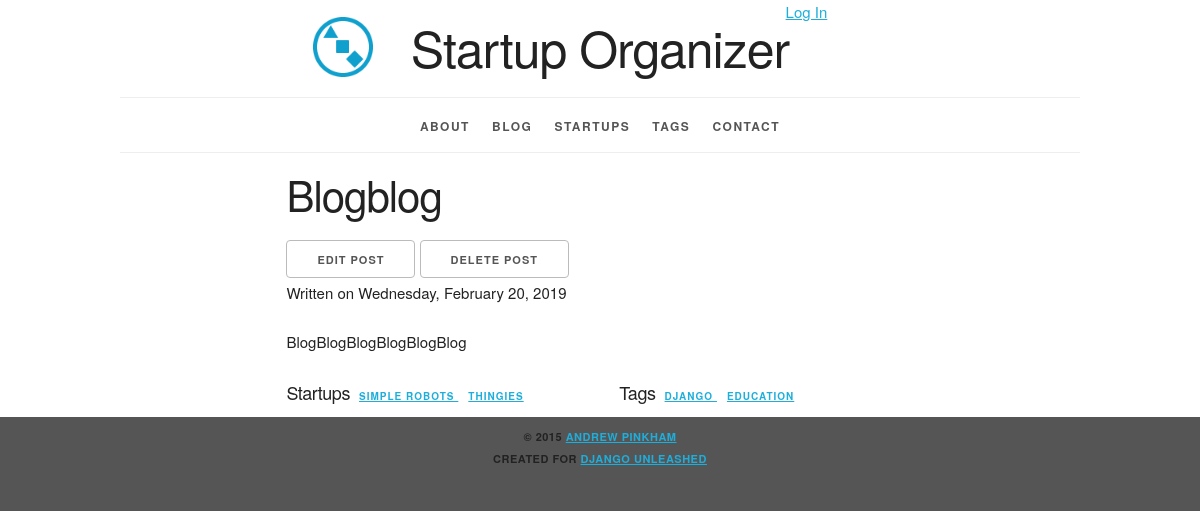
The app's page /blog/2019/2/blogblog/ with its own data.
### blog/models.py (models this page shows, shortened)
class Post(models.Model):
    title = models.CharField(max_length=63)
    slug = models.SlugField(
        max_length=63,
        help_text='A label for URL config',
        unique_for_month='pub_date')
    text = models.TextField()
    pub_date = models.DateField(
        'date published',
        auto_now_add=True)
    tags = models.ManyToManyField(
        Tag,
        blank=True,
        related_name='blog_posts')
    startups = models.ManyToManyField(
        Startup,
        blank=True,
        related_name='blog_posts')
    class Meta:
        verbose_name = 'blog post'
        ordering = ['-pub_date', 'title']
        get_latest_by = 'pub_date'
    def get_delete_url(self):
        return reverse(
            'blog_post_delete',
            kwargs={'year': self.pub_date.year,
                    'month': self.pub_date.month,
                    'slug': self.slug})
    def get_update_url(self):
        return reverse(
            'blog_post_update',
            kwargs={'year': self.pub_date.year,
                    'month': self.pub_date.month,
                    'slug': self.slug})

### organizer/models.py (models this page shows, shortened)
class Startup(models.Model):
    name = models.CharField(
        max_length=31, db_index=True)
    slug = models.SlugField(
        max_length=31,
        unique=True,
        help_text='A label for URL config.')
    description = models.TextField()
    founded_date = models.DateField(
        'date founded')
    contact = models.EmailField()
    website = models.URLField(max_length=255)
    tags = models.ManyToManyField(Tag, blank=True)
    class Meta:
        ordering = ['name']
        get_latest_by = 'founded_date'
    def get_absolute_url(self):
        return reverse('organizer_startup_detail',
                       kwargs={'slug': self.slug})

class Tag(models.Model):
    name = models.CharField(
        max_length=31, unique=True)
    slug = models.SlugField(
        max_length=31,
        unique=True,
        help_text='A label for URL config.')
    class Meta:
        ordering = ['name']
    def get_absolute_url(self):
        return reverse('organizer_tag_detail',
                       kwargs={'slug': self.slug})

### blog/views.py (the view)
class PostDetail(DateObjectMixin, DetailView):
    allow_future = True
    date_field = 'pub_date'
    model = Post

### blog/utils.py (called while the page is built, shortened)
    def get_month(self):
        month = self.month
        if month is None:
            month = self.kwargs.get(
                self.month_url_kwarg,
                self.request.GET.get(
                    self.month_query_kwarg))
        if month is None:
            raise Http404("No month specified")
        return month

    def get_year(self):
        year = self.year
        if year is None:
            year = self.kwargs.get(
                self.year_url_kwarg,
                self.request.GET.get(
                    self.year_query_kwarg))
        if year is None:
            raise Http404("No year specified")
        return year

    def get_object(self, queryset=None):
        year = self.get_year()
        month = self.get_month()
        date = _date_from_string(
            year, self.get_year_format(),
            month, self.get_month_format(),
        )
        if queryset is None:
            queryset = self.get_queryset()
        filter_dict = (
            self._make_single_date_lookup(date))
        queryset = queryset.filter(**filter_dict)
        return super().get_object(
            queryset=queryset)

    def _make_single_date_lookup(self, date):
        date_field = self.get_date_field()
        if self.uses_datetime_field:
            since = self._make_date_lookup_arg(
                date)
            until = self._make_date_lookup_arg(
                self._get_next_month(date))
            return {
                '%s__gte' % date_field: since,
                '%s__lt' % date_field: until,
            }
        else:
            return {
                '%s__gte' % date_field: date,
                '%s__lt' % date_field:
                    self._get_next_month(date),
            }

### blog/templates/blog/post_detail.html (shortened to what this page needs)
{% extends parent_template|default:"blog/base_blog.html" %}
{% block content %}
<article>
  <div class="row">
  <div class="offset-by-two eight columns">
    <header>
      <h2>{{ post.title|title }}</h2>
      <ul class="inline">
        <li>
          <a
              href="{{ post.get_update_url }}"
              class="button">
            Edit Post</a></li>
        <li>
          <a
              href="{{ post.get_delete_url }}"
              class="button">
            Delete Post</a></li>
      </ul>
      <p>
        Written on
        <time datetime="{{ post.pub_date|date:"Y-m-d" }}">
          {{ post.pub_date|date:"l, F j, Y" }}
        </time>
      </p>
    </header>
    {{ post.text|linebreaks }}
  </div></div>
  {% if post.startups.all or post.tags.all %}
    <footer class="row">
      {% if post.startups.all %}
        {% if post.tags.all %}
          <section class="meta offset-by-two one-third column">
        {% else %}
          <section class="meta offset-by-two two-thirds column">
        {% endif %}
            <h3>Startup{{ post.startups.count|pluralize }}</h3>
            <ul>
              {% for startup in post.startups.all %}
                <li><a href="{{ startup.get_absolute_url }}">
                  {{ startup.name }}
                </a></li>
              {% endfor %}
            </ul>
          </section>
      {% endif %}
      {% if post.tags.all %}
        {% if post.startups.all %}
          <section class="meta one-third column">
        {% else %}
          <section class="meta offset-by-two two-thirds column">
        {% endif %}
            <h3>Tag{{ post.tags.count|pluralize }}</h3>
            <ul>
              {% for tag in post.tags.all %}
                <li><a href="{{ tag.get_absolute_url }}">
                  {{ tag.name|title }}
                </a></li>
              {% endfor %}
            </ul>
          </section>
      {% endif %}
    </footer>
  {% endif %}
</article>
{% endblock %}

### static/site/skeleton.css (style rules this page uses)
.column, .columns { width: 100%; float: left; box-sizing: border-box; }
@media (min-width: 550px) { .column, .columns { margin-left: 4%; } }
@media (min-width: 550px) { .column:first-child, .columns:first-child { margin-left: 0; } }
@media (min-width: 550px) { .eight.columns { width: 65.3333333333%; } }
@media (min-width: 550px) { .one-third.column { width: 30.6666666667%; } }
@media (min-width: 550px) { .offset-by-two.column, .offset-by-two.columns { margin-left: 17.3333333333%; } }
html { font-size: 62.5%; }
body { font-size: 1.5em; line-height: 1.6; font-weight: 400; font-family: "Raleway", "HelveticaNeue", "Helvetica Neue", Helvetica, Arial, sans-serif; color: #222; }
h1, h2, h3, h4, h5, h6 { margin-top: 0; margin-bottom: 2rem; font-weight: 300; }
h2 { font-size: 3.6rem; line-height: 1.25; letter-spacing: -.1rem; }
h3 { font-size: 3.0rem; line-height: 1.3; letter-spacing: -.1rem; }
@media (min-width: 550px) { h2 { font-size: 4.2rem; } }
@media (min-width: 550px) { h3 { font-size: 3.6rem; } }
p { margin-top: 0; }
a { color: #1EAEDB; }
.button, button, input[type="submit"], input[type="reset"], input[type="button"] { display: inline-block; height: 38px; padding: 0 30px; color: #555; text-align: center; font-size: 11px; font-weight: 600; line-height: 38px; letter-spacing: .1rem; text-transform: uppercase; text-decoration: none; white-space: nowrap; background-color: transparent; border-radius: 4px; border: 1px solid #bbb; cursor: pointer; box-sizing: border-box; }
ul { list-style: circle inside; }
ol, ul { padding-left: 0; margin-top: 0; }
li { margin-bottom: 1rem; }
button, .button { margin-bottom: 1rem; }
pre, blockquote, dl, figure, table, p, ul, ol, form { margin-bottom: 2.5rem; }
.container:after, .row:after, .u-cf { content: ""; display: table; clear: both; }

### static/site/style.css (style rules this page uses)
html { height: 100%; background-color: #555; }
body { background-color: white; }
article h3 { margin: 0; padding: 0; }
.inline { list-style-type: none; padding: 0; margin: 0 0 -0.5em; }
.inline li { display: inline; }
article footer h3 { display: inline; font-size: 1.8rem; line-height: 1.5; letter-spacing: -.05rem; }
article footer ul { display: inline; margin: 0; padding: 1em 0; list-style-type: none; }
article footer li { display: inline; padding: 0; margin: 0 0.5em; font-weight: 600; text-transform: uppercase; font-size: 1rem; letter-spacing: .10rem; }

### records on screen
Post: title "Blogblog", pub_date "Wednesday, February 20, 2019", text "BlogBlogBlogBlogBlogBlog"
Startup: name "SIMPLE ROBOTS"
Startup: name "THINGIES"
Tag: name "DJANGO"
Tag: name "EDUCATION"
